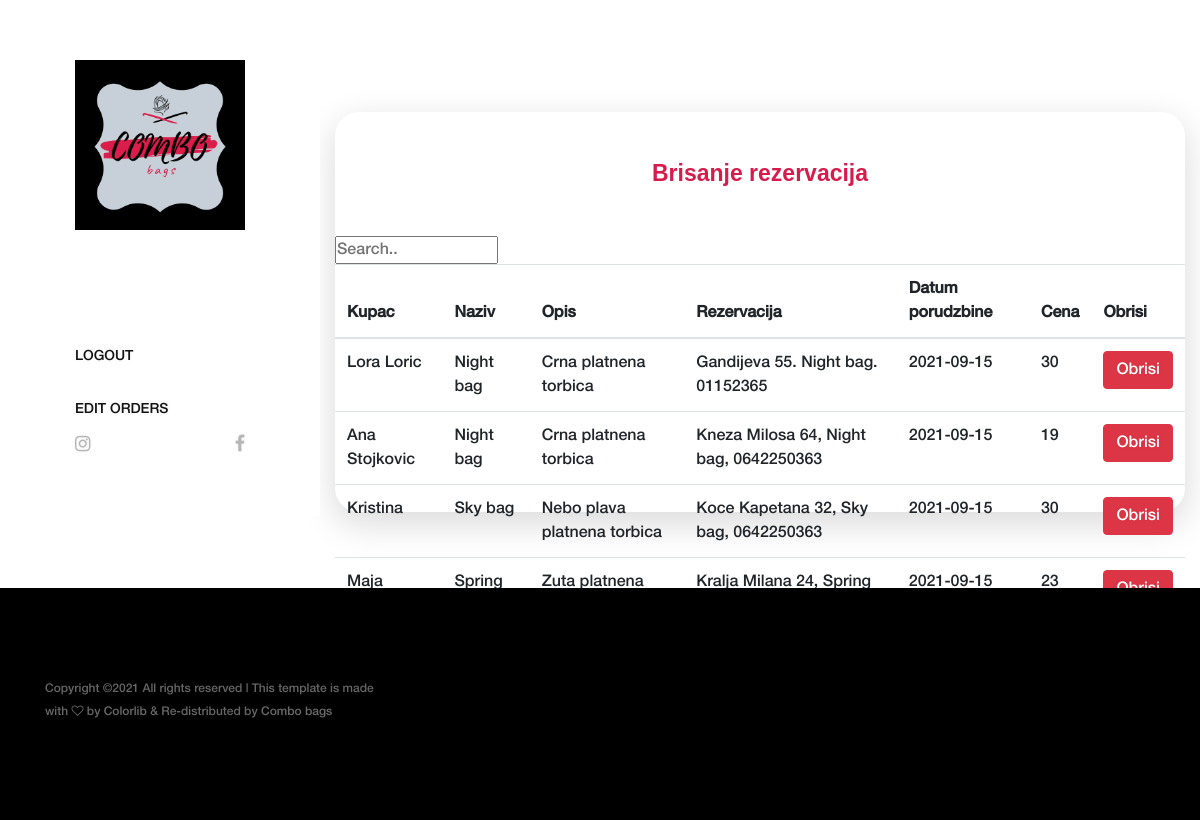
The page /brisanjePorudzbina.php (signed in) on the database its author committed.
### tables this page shows
CREATE TABLE `rezervacija` (
  `id` int(6) NOT NULL,
  `id_prodavac` int(6) NOT NULL,
  `id_kupac` int(6) NOT NULL,
  `id_torba` int(6) NOT NULL,
  `rezervacija` varchar(260) NOT NULL,
  `datum` date NOT NULL,
  `cena` int(7) NOT NULL
);

CREATE TABLE `korisnik` (
  `id` int(6) NOT NULL,
  `ime_prezime` varchar(50) NOT NULL,
  `email` varchar(50) NOT NULL,
  `sifra` varchar(50) NOT NULL,
  `id_uloga` int(6) NOT NULL
);

CREATE TABLE `torba` (
  `id` int(6) NOT NULL,
  `naziv` varchar(50) NOT NULL,
  `opis` varchar(600) NOT NULL
);

### domen/Rezervacija.php (called while the page is built, shortened)
<?php
class Rezervacija
{
    public function vratiSve($mysqli)
    {
        $sql = "SELECT r.*, a.ime_prezime AS prodavac, p.ime_prezime AS kupac, pu.naziv, pu.opis
                FROM rezervacija r
                LEFT JOIN korisnik a ON r.id_prodavac=a.id
                LEFT JOIN korisnik p ON r.id_kupac=p.id
                LEFT JOIN torba pu ON r.id_torba=pu.id";
        $sql .= " ORDER BY r.rezervacija ASC";
        $rezultat = $mysqli->query($sql);
        $nizRezervacija = [];
        while ($red = $rezultat->fetch_object()) {
            $prodavac = new Korisnik();
            $prodavac->id = $red->id_prodavac;
            $prodavac->ime_prezime = $red->prodavac;
            $kupac = new Korisnik();
            $kupac->id = $red->id_kupac;
            $kupac->ime_prezime = $red->kupac;
            $torba = new Torba();
            $torba->naziv = $red->naziv;
            $torba->opis = $red->opis;
            $rezervacija = new Rezervacija();
            $rezervacija->id = $red->id;
            $rezervacija->prodavac = $prodavac;
            $rezervacija->kupac = $kupac;
            $rezervacija->torba = $torba;
            $rezervacija->rezervacija = $red->rezervacija;
            $rezervacija->datum = $red->datum;
            $rezervacija->cena = $red->cena;
            $nizRezervacija[] = $rezervacija;
        }
        return $nizRezervacija;
    }
}

### brisanjePorudzbina.php (the view, shortened to what this page needs)
<?php
include 'init.php';
$rezervacija = new Rezervacija();
$nizRezervacija = $rezervacija->vratiSve($mysqli);
?>
<!doctype html>
<html lang="en">
<head>
    <link rel="stylesheet" href="css/core-style.css">
</head>
<body>
    <div class="main-content-wrapper d-flex clearfix">
        <header class="header-area clearfix">
            <div class="logo">
                <a href="index.php"><img src="img/core-img/logo.png" alt=""></a>
            </div>
            <nav class="amado-nav">
                <ul>
                    <li><a href="logout.php">Logout</a></li>
                    <li><a href="porudzbine.php">Edit orders</a></li>
                </ul>
            </nav>
            <div class="social-info d-flex justify-content-between">
            <a href="https://www.instagram.com/combo.bags/?igshid=12a5mp93cknnb"><i class="fa fa-instagram" aria-hidden="true"></i></a>
                <a href="https://www.facebook.com/combo.bags1"><i class="fa fa-facebook" aria-hidden="true"></i></a>
            </div>
        </header>
        <div class="products-catagories-area clearfix">
            <div class="amado-pro-catagory clearfix">
            <div class="container">
            <div class="main">
                    <p class="sign" align="center">Brisanje rezervacija</p>
            <br>
             <input id="myInput" type="text" placeholder="Search..">
            <table id="tabelaRezervacija" class="table table-hover">
                <thead>
                    <tr>
                        <th onclick="sortTable(0)">Kupac</th>
                        <th onclick="sortTable(1)">Naziv</th>
                        <th onclick="sortTable(2)">Opis</th>
                        <th onclick="sortTable(3)">Rezervacija</th>
                        <th onclick="sortTable(4)">Datum porudzbine</th>
                        <th onclick="sortTable(5)">Cena</th>
                        <th onclick="sortTable(6)">Obrisi</th>
                    </tr>
                </thead>
                <tbody>
                    <?php
                    foreach ($nizRezervacija as $rez) {
                        ?>
                        <tr>
                            <td><?= $rez->kupac->ime_prezime ?></td>
                            <td><?= $rez->torba->naziv  ?></td>
                            <td><?= $rez->torba->opis  ?></td>
                            <td><?= $rez->rezervacija ?></td>
                            <td><?= $rez->datum ?></td>
                            <td><?= $rez->cena ?></td>
                            <td><a href="obrisiPorudzbinu.php?id=<?= $rez->id ?>" class="btn btn-danger">Obrisi</a></td>
                        </tr>
                        <?php
                    }
                    ?>
                </tbody>
            </table>
        </div>
           </div>
       </div>
   </div>
    </div>
    <br>
    <br>
    <br>
    <footer class="footer_area clearfix">
        <div class="container">
            <div class="row align-items-center">
                <div class="col-12 col-lg-4">
                    <div class="single_widget_area">
                        <p class="copywrite">
Copyright &copy;<script>document.write(new Date().getFullYear());</script> All rights reserved | This template is made with <i class="fa fa-heart-o" aria-hidden="true"></i> by <a href="https://colorlib.com" target="_blank">Colorlib</a> & Re-distributed by <a href="https://themewagon.com/" target="_blank">Combo bags</a>
</p>
                    </div>
                </div>
                <div class="col-12 col-lg-8">
                </div>
            </div>
        </div>
    </footer>
</body>
</html>

### css/core-style.css (style rules this page uses)
* { margin: 0; padding: 0; }
body { font-family: "helveticaneuemedium"; font-size: 16px; }
p { color: #6d6d6d; font-size: 16px; line-height: 1.9; font-weight: 400; }
a { -webkit-transition: all 500ms ease 0s; transition: all 500ms ease 0s; text-decoration: none; outline: 0 solid transparent; color: #131212; font-weight: 400; font-size: 12px; }
ul, ol { margin: 0; }
ul li, ol li { list-style: none; }
img { height: auto; max-width: 100%; }
.main-content-wrapper { position: relative; z-index: 1; -webkit-transition-duration: 500ms; transition-duration: 500ms; -ms-flex-wrap: wrap; flex-wrap: wrap; }
.main-content-wrapper .header-area { -webkit-transition-duration: 500ms; transition-duration: 500ms; position: relative; z-index: 1; -webkit-box-flex: 0; -ms-flex: 0 0 320px; flex: 0 0 320px; width: 320px; max-width: 320px; background-color: #fff; padding: 60px 75px; }
.main-content-wrapper .header-area .logo { margin-bottom: 100px; display: block; }
.main-content-wrapper .header-area .amado-nav li a { font-size: 14px; text-transform: uppercase; position: relative; z-index: 1; padding: 20px 0; display: block; line-height: 0.9; color: #131212; font-weight: normal; }
.main-content-wrapper .header-area .amado-nav li a::after { -webkit-transition-duration: 500ms; transition-duration: 500ms; width: 30px; height: 3px; position: absolute; top: 50%; margin-top: -1.5px; left: -150px; background-color: #d71c4b; z-index: 10; content: ''; }
.main-content-wrapper .header-area .social-info a { color: #b5b5b5; display: inline-block; }
.main-content-wrapper .header-area .social-info a i { font-size: 18px; }
.main-content-wrapper .products-catagories-area { -webkit-box-flex: 0; -ms-flex: 0 0 calc(100% - 320px); flex: 0 0 calc(100% - 320px); width: calc(100% - 320px); max-width: calc(100% - 320px); }
.footer_area { position: relative; z-index: 1; background-color: #000000; padding: 80px 0; }
.footer_area .single_widget_area .copywrite { font-size: 12px; color: rgba(255, 255, 255, 0.4); margin-top: 10px; }
.footer_area .single_widget_area .copywrite a { font-size: 12px; color: rgba(255, 255, 255, 0.4); }

### brisanjePorudzbina.php (style rules this page uses)
.main { background-color: #FFFFFF; height: 400px; margin: 7em auto; border-radius: 1.5em; box-shadow: 0px 11px 35px 2px rgba(0, 0, 0, 0.14); }
.sign { padding-top: 40px; color: #d71c4b; font-family: 'Ubuntu', sans-serif; font-weight: bold; font-size: 23px; }
a { text-shadow: 0px 0px 3px rgba(117, 117, 117, 0.12); color: #E1BEE7; text-decoration: none }

### rows shown on the page
rezervacija: id_kupac.ime_prezime "Lora Loric", id_torba.naziv "Night bag", id_torba.opis "Crna platnena torbica", rezervacija "Gandijeva 55. Night bag. 01152365", datum "2021-09-15", cena "30"
rezervacija: id_kupac.ime_prezime "Ana Stojkovic", id_torba.naziv "Night bag", id_torba.opis "Crna platnena torbica", rezervacija "Kneza Milosa 64, Night bag, 0642250363", datum "2021-09-15", cena "19"
rezervacija: id_kupac.ime_prezime "Kristina", id_torba.naziv "Sky bag", id_torba.opis "Nebo plava platnena torbica", rezervacija "Koce Kapetana 32, Sky bag, 0642250363", datum "2021-09-15", cena "30"
rezervacija: id_kupac.ime_prezime "Maja…", id_torba.naziv "Spring…", id_torba.opis "Zuta platnena…", rezervacija "Kralja Milana 24, Spring…", datum "2021-09-15", cena "23"
